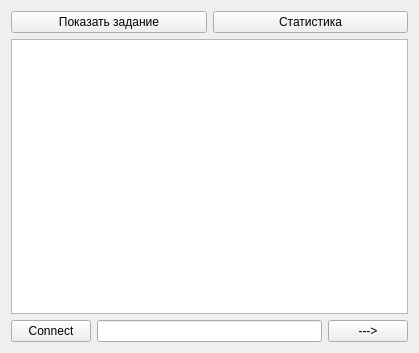
<?xml version="1.0" encoding="UTF-8"?>
<ui version="4.0">
 <class>MainWindow</class>
 <widget class="QMainWindow" name="MainWindow">
  <property name="geometry">
   <rect>
    <x>0</x>
    <y>0</y>
    <width>419</width>
    <height>353</height>
   </rect>
  </property>
  <property name="windowTitle">
   <string>MainWindow</string>
  </property>
  <widget class="QWidget" name="centralWidget">
   <layout class="QGridLayout" name="gridLayout">
    <item row="0" column="0">
     <layout class="QHBoxLayout" name="horizontalLayout_2">
      <item>
       <widget class="QPushButton" name="pushButton_3">
        <property name="text">
         <string>Показать задание</string>
        </property>
       </widget>
      </item>
      <item>
       <widget class="QPushButton" name="pushButton_4">
        <property name="text">
         <string>Статистика</string>
        </property>
       </widget>
      </item>
     </layout>
    </item>
    <item row="1" column="0">
     <widget class="QTextBrowser" name="textinfo"/>
    </item>
    <item row="2" column="0">
     <layout class="QHBoxLayout" name="horizontalLayout">
      <item>
       <widget class="QPushButton" name="pushButton">
        <property name="text">
         <string>Connect</string>
        </property>
       </widget>
      </item>
      <item>
       <widget class="QLineEdit" name="lineEdit"/>
      </item>
      <item>
       <widget class="QPushButton" name="pushButton_2">
        <property name="text">
         <string>---&gt;</string>
        </property>
       </widget>
      </item>
     </layout>
    </item>
   </layout>
  </widget>
 </widget>
 <layoutdefault spacing="6" margin="11"/>
 <resources/>
 <connections/>
</ui>
